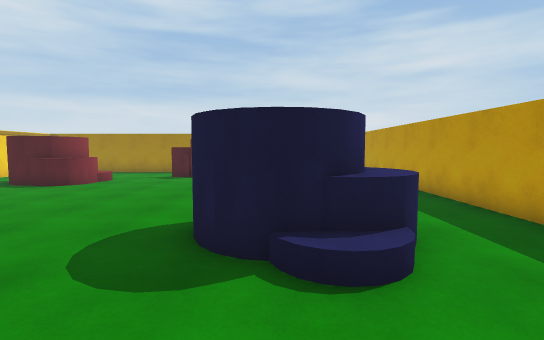
View 1 (above)

17 first-person views from a walk through a Unity game level. The camera is 1.5 m above the floor, tilts 4° down and sees 85° across. The floor is counted in squares, 1 m on a side. Each view is taken from the middle of a square. On the plan, view 1 faces up. The plan holds only what a view shows up to about 15 squares ahead; the rest is blank.

View 2
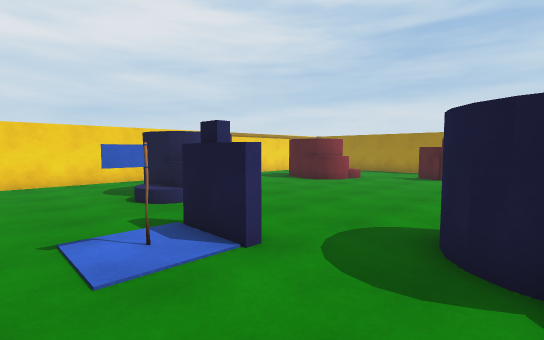

View 3
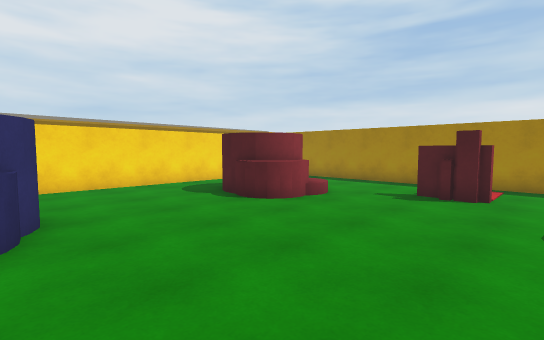

View 4
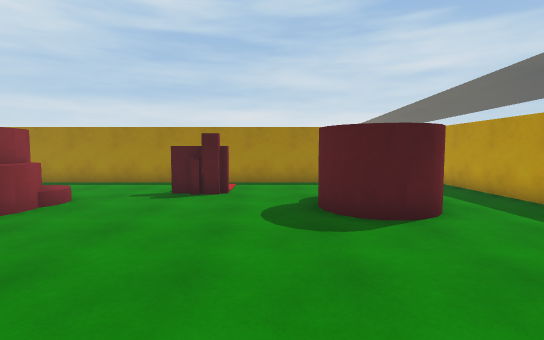

View 5
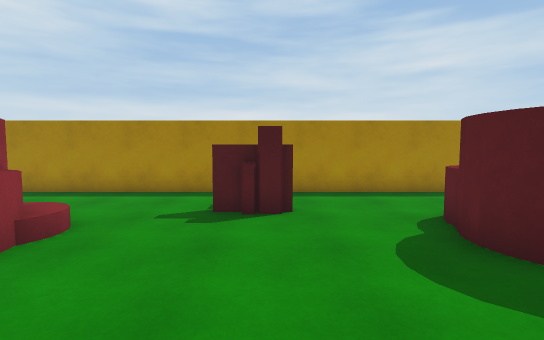

View 6
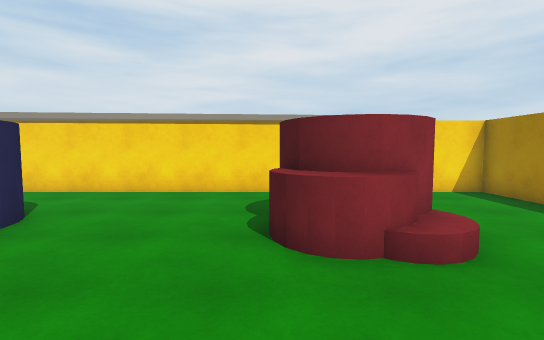

View 7
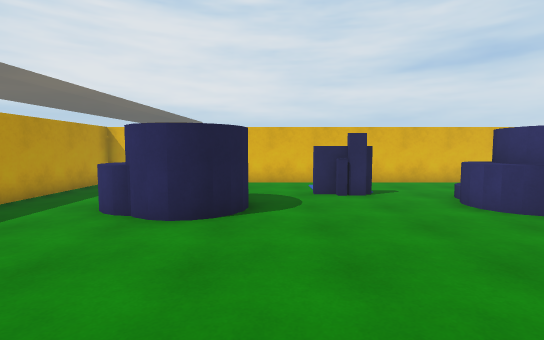

View 8
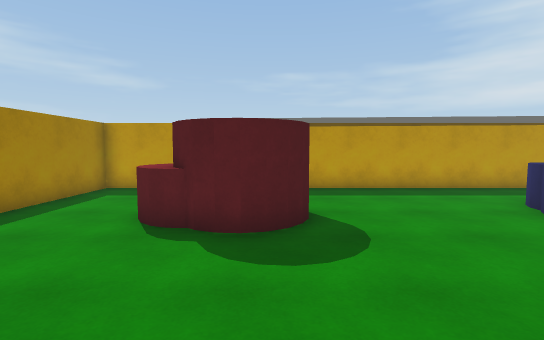

View 9
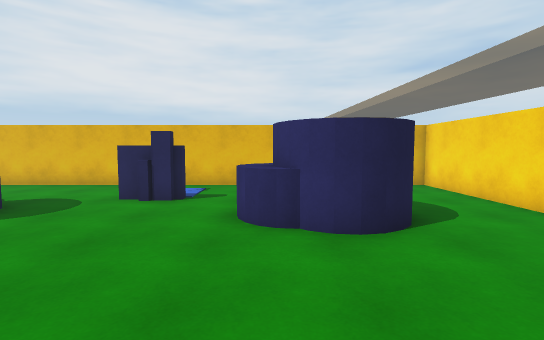

View 10
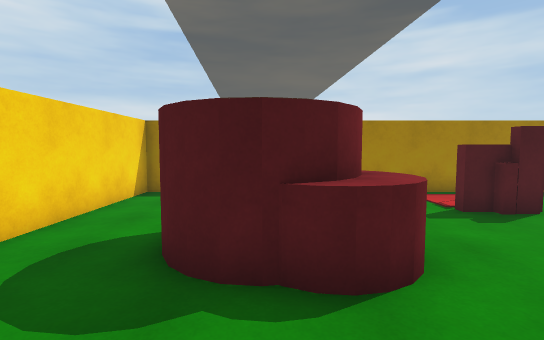

View 11
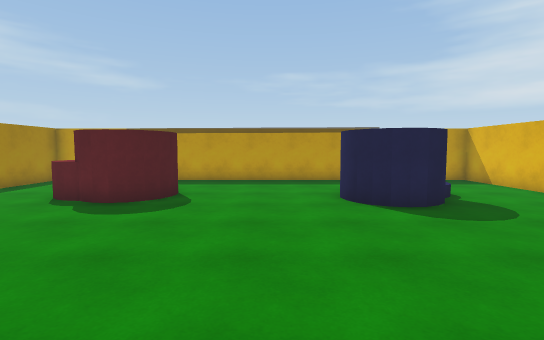

View 12
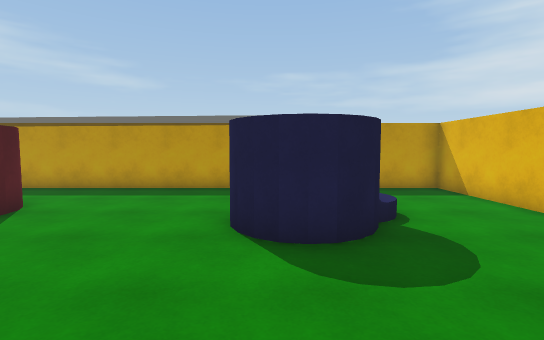

View 13
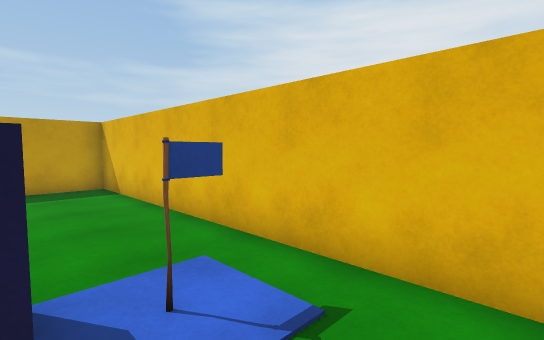

View 14
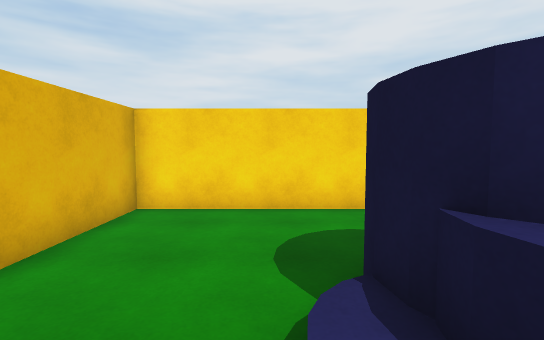

View 15
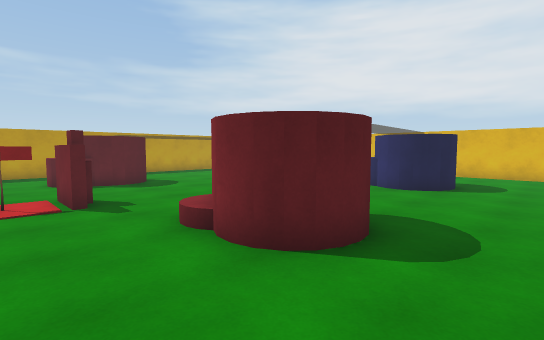

View 16
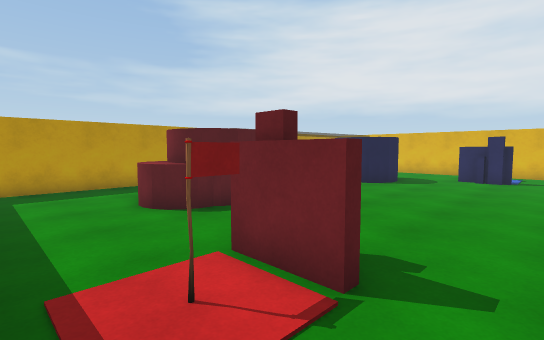

View 17
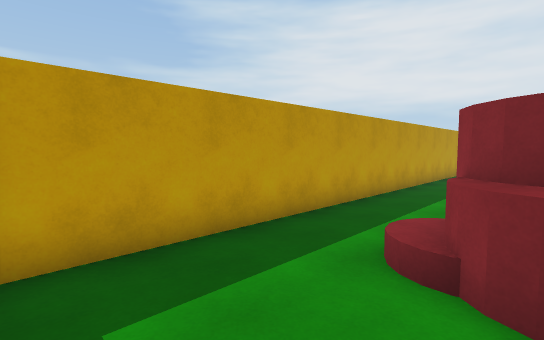

### Floor plan
Points are (right, up) in squares from view 1. A wall is a line through its corners. A room is listed if a view was taken in it or the views show most of it. See-through windows are left out.
Room 1 (views 1, 2, 3, 4, 5, 6, 7, 8, 9, 10, 11, 12, 13, 14, 15, 16, 17)
walls: (-1.1, 6.3) (-0.5, 6.8); (-0.7, 6.6) (-0.1, 6.9); (-0.3, 6.8) (0.4, 6.9); (-1.4, 5.4) (-1.3, 6.1); (0.2, 6.9) (0.9, 6.7); (0.6, 6.8) (1, 6.5) (1.4, 6.1); (-0.7, 13.1) (-0.8, 13.8); (-1.1, 4.5) (-1.3, 5) (-1.4, 5.7) (-1, 6.5); (-4.4, 3.5) (-4.4, 3.1) (-5.1, 3.1); (-0.8, 4.2) (-1.3, 4.7); (-4.4, 3.2) (-3.4, 3.2) (-3.4, 2.9) (-5.3, 2.9) (-5.3, 3.4) (-4.1, 3.4); (-0.7, 14) (-0.5, 14.7) (0.4, 15.2) (1.1, 15.1) (1.7, 14.8) (2.1, 14.2); (-8.9, 12.8) (-9.2, 12.5); (-8.3, 4.5) (-8.8, 4) (-9.5, 3.9) (-10, 3.9); (-10, 6.8) (-9.3, 6.9) (-8.7, 6.6); (1.5, 12.3) (0.8, 12.2); (-0.6, 14.5) (-0.1, 15) (0.6, 15.1); (-8.6, 4.2) (-9.2, 3.8); (-9.9, 12.1) (-10.8, 12.2); (0.3, 3.8) (-0.7, 4); (-3.8, 15.8) (-4.7, 15.8) (-4.7, 16.1); (0.8, 4) (-0.2, 3.8) (-1, 4.3); (-4.2, 16) (-5.5, 16); (1.3, 4.4) (0.9, 4.1) (0.5, 3.9); (-3.4, 16) (-3.9, 16); (-4.4, 16.1) (-3.8, 16.1); (-4.4, 16.1) (-4.4, 15.6); (2, 12.9) (1.7, 12.5) (1.1, 12.1) (0.4, 12.2) (-0.1, 12.4) (-0.4, 12.7) (-0.8, 13.3) (-0.7, 14.3); (-8.8, 14.4) (-8.6, 13.5); (-5.5, 16.4) (-3.5, 16.4); (-11, 12.4) (-11.3, 12.7) (-11.6, 13.2) (-11.7, 13.6) (-11.6, 14.1); (-11, 5.2) (-11, 5.8) (-10.8, 6.2) (-10.4, 6.6) (-9.8, 6.9) (-8.8, 6.8) (-8.3, 6.3); (-10.2, 15.2) (-9.5, 15.1) (-9, 14.6); (-10.7, 15.1) (-10, 15.2) (-9.1, 14.8) (-8.6, 14) (-8.7, 13.3) (-9, 12.6) (-9.6, 12.2) (-10.3, 12.1) (-11.2, 12.5); (-11.7, 13.8) (-11.3, 14.7) (-10.5, 15.2); (-11.6, 14.3) (-10.9, 15); (5.4, -0.4) (5.4, 19.4) (-14.4, 19.4) (-14.4, -0.4) (5.4, -0.4)
objects: red cylinder (-9, 12) to (-8, 14); blue cylinder (-8, 4) to (-7, 6); other object (-4, 2); other object (-4, 17); red cylinder (0, 15) to (2, 16); blue cylinder (2, 4) to (2, 6)

Where each view was taken, in squares from view 1:
view 1: 0 up, 0 right, facing up
view 2: 0 up, 0 right, facing up-left
view 3: 6 up, 2 left, facing up-left
view 4: 6 up, 2 left, facing up
view 5: 9 up, 4 left, facing up
view 6: 12 up, 4 left, facing left
view 7: 13 up, 2 left, facing down
view 8: 13 up, 6 left, facing right
view 9: 12 up, 8 left, facing down
view 10: 9 up, 10 left, facing up
view 11: 9 up, 9 left, facing right
view 12: 6 up, 6 left, facing right
view 13: 3 up, 7 left, facing down-right
view 14: 3 up, 7 left, facing left
view 15: 18 up, 14 left, facing down-right
view 16: 19 up, 7 left, facing down-right
view 17: 19 up, 1 right, facing down-right
